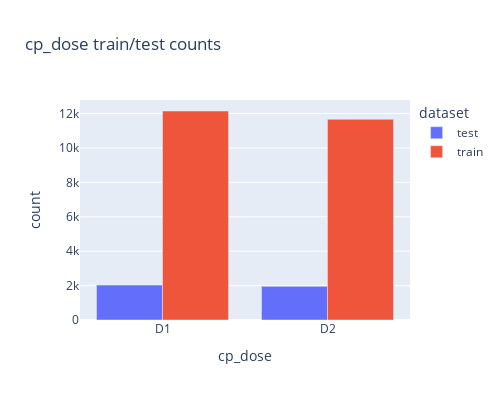

Source (notebook cell):
### Code cell
ds = df.groupby(['cp_dose', 'dataset'])['sig_id'].count().reset_index()

ds.columns = ['cp_dose', 'dataset','count']

fig = px.bar(ds, x='cp_dose', y="count", color='dataset',barmode='group',orientation='v', title='cp_dose train/test counts', width=cp_width,height=cp_height)

fig

### Figure 1 — Plotly figure (JSON) as saved in the notebook; plotly's stock layout.template omitted (floating-point values rounded to 4 significant figures)
{"data": [{"alignmentgroup": "True", "hovertemplate": "dataset=test<br>cp_dose=%{x}<br>count=%{y}<extra></extra>", "legendgroup": "test", "marker": {"color": "#636efa", "pattern": {"shape": ""}}, "name": "test", "offsetgroup": "test", "orientation": "v", "showlegend": true, "textposition": "auto", "type": "bar", "x": ["D1", "D2"], "xaxis": "x", "y": [2027, 1955], "yaxis": "y"}, {"alignmentgroup": "True", "hovertemplate": "dataset=train<br>cp_dose=%{x}<br>count=%{y}<extra></extra>", "legendgroup": "train", "marker": {"color": "#EF553B", "pattern": {"shape": ""}}, "name": "train", "offsetgroup": "train", "orientation": "v", "showlegend": true, "textposition": "auto", "type": "bar", "x": ["D1", "D2"], "xaxis": "x", "y": [12147, 11667], "yaxis": "y"}], "layout": {"barmode": "group", "height": 400, "legend": {"title": {"text": "dataset"}, "tracegroupgap": 0}, "title": {"text": "cp_dose train/test counts"}, "width": 500, "xaxis": {"anchor": "y", "domain": [0, 1], "title": {"text": "cp_dose"}}, "yaxis": {"anchor": "x", "domain": [0, 1], "title": {"text": "count"}}}}
